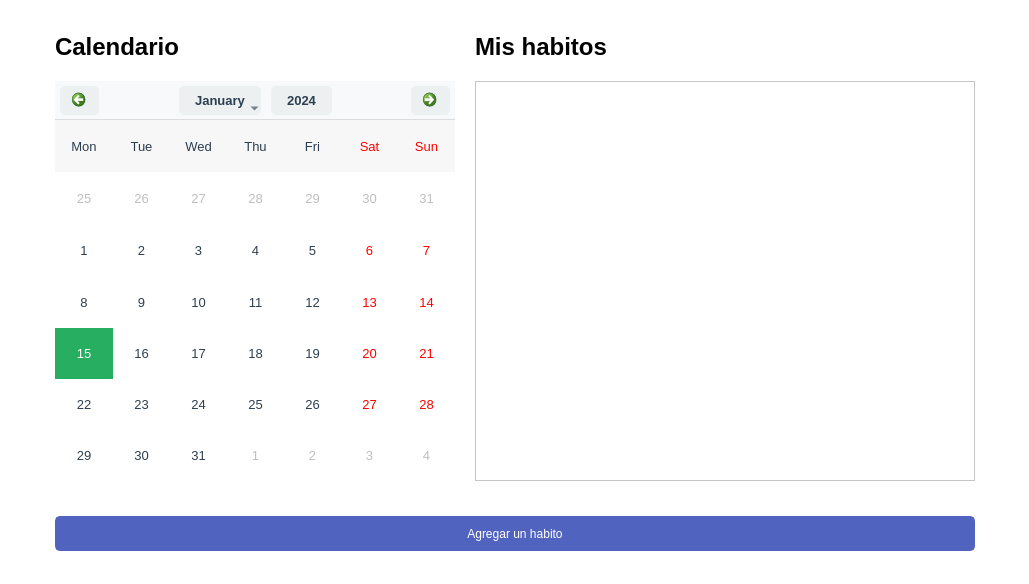
<?xml version="1.0" encoding="UTF-8"?>
<ui version="4.0">
 <class>ventanaHabitos</class>
 <widget class="QMainWindow" name="ventanaHabitos">
  <property name="geometry">
   <rect>
    <x>0</x>
    <y>0</y>
    <width>1029</width>
    <height>584</height>
   </rect>
  </property>
  <property name="windowTitle">
   <string>Habitos</string>
  </property>
  <property name="styleSheet">
   <string notr="true">QMainWindow{
	background-color: rgb(255, 255, 255);
}
QCalendarWidget {
    background-color: #ffffff;
    border: 1px solid #dcdcdc;
    border-radius: 10px;
    font-family: Arial;
    font-size: 10pt;
}

QCalendarWidget QToolButton {
    color: #2c3e50;
    background-color: #ecf0f1;
    font-weight: bold;
    border: none;
    margin: 5px;
    padding: 5px 10px;
    border-radius: 5px;
}

QCalendarWidget QToolButton:hover {
    background-color: #d0d3d4;
}

QCalendarWidget QMenu {
    background-color: #ffffff;
    border: 1px solid #dcdcdc;
}

QCalendarWidget QSpinBox {
    width: 70px;
    font-size: 10pt;
}

QCalendarWidget QWidget#qt_calendar_navigationbar {
    background-color: #f7f9fa;
    border-bottom: 1px solid #dcdcdc;
}

QCalendarWidget QAbstractItemView {
    selection-background-color: #27ae60;
    selection-color: white;
    background-color: #ffffff;
    gridline-color: #ecf0f1;
    outline: 0;
}

QCalendarWidget QAbstractItemView:enabled {
    font-size: 10pt;
    color: #2c3e50;
}

QCalendarWidget QAbstractItemView::item:hover {
    background-color: rgb(116, 162, 255);
    color: black;
}

QCalendarWidget QAbstractItemView::item:selected {
    background-color: rgb(80, 127, 255);
    color: white;
}

QCalendarWidget QAbstractItemView::item:disabled {
    color: #bdc3c7;
}

QCalendarWidget QMenu {
    background-color: #ffffff;
    border: 1px solid #dcdcdc;
    color: #2c3e50;
}

QCalendarWidget QMenu::item {
    padding: 5px 15px;
    background-color: transparent;
    color: #2c3e50;
}

QCalendarWidget QMenu::item:selected {
    background-color: #d0d3d4;
    color: #2c3e50;
}

QPushButton#btnVolverIniciarSesion{
	border: none;
	background-color: transparent;
	color: black;
	text-align: center; 
	padding: 0px; 
}

QPushButton#btnVolverIniciarSesion:hover {
            text-decoration: underline; /* Optional: Add underline on hover */
}

QPushButton#btnVolverIniciarSesion:pressed {
            color: gray; /* Optional: Change color on click */
}

QCheckBox {
	color:gray;
}
#btnAgregarUnHabito{
	background-color: rgb(80, 99, 191);
	color: rgb(255, 255, 255);
	border: 2px solid rgb(80, 99, 191);
	border-radius: 5px;
	padding: 6px;
}

QLineEdit{
	border: none;
	border-bottom: 2px solid rgb(60, 60, 60);
}

QLineEdit:focus{
	border-bottom: 2px solid rgb(103, 129, 255);
}

#btnAgregarUnHabito:hover,
#btnAgregarUnHabito:clicked{
	background-color: rgb(65, 84, 176);
	border: 2px solid rgb(65, 84, 176);
}

QListWidget{
	background-color: rgb(255, 255, 255);
}

</string>
  </property>
  <widget class="QWidget" name="centralwidget">
   <layout class="QGridLayout" name="gridLayout">
    <item row="0" column="2">
     <spacer name="verticalSpacer">
      <property name="orientation">
       <enum>Qt::Orientation::Vertical</enum>
      </property>
      <property name="sizeHint" stdset="0">
       <size>
        <width>20</width>
        <height>18</height>
       </size>
      </property>
     </spacer>
    </item>
    <item row="1" column="0">
     <spacer name="horizontalSpacer_2">
      <property name="orientation">
       <enum>Qt::Orientation::Horizontal</enum>
      </property>
      <property name="sizeHint" stdset="0">
       <size>
        <width>32</width>
        <height>20</height>
       </size>
      </property>
     </spacer>
    </item>
    <item row="1" column="1" colspan="2">
     <layout class="QVBoxLayout" name="verticalLayout_3">
      <property name="spacing">
       <number>35</number>
      </property>
      <item>
       <layout class="QHBoxLayout" name="horizontalLayout">
        <property name="spacing">
         <number>20</number>
        </property>
        <item>
         <layout class="QVBoxLayout" name="verticalLayout">
          <item>
           <widget class="QLabel" name="label_2">
            <property name="font">
             <font>
              <pointsize>18</pointsize>
              <bold>true</bold>
             </font>
            </property>
            <property name="text">
             <string>Calendario</string>
            </property>
            <property name="alignment">
             <set>Qt::AlignmentFlag::AlignLeading|Qt::AlignmentFlag::AlignLeft|Qt::AlignmentFlag::AlignTop</set>
            </property>
           </widget>
          </item>
          <item>
           <widget class="QCalendarWidget" name="calendarioHabitos">
            <property name="minimumSize">
             <size>
              <width>400</width>
              <height>400</height>
             </size>
            </property>
            <property name="maximumSize">
             <size>
              <width>400</width>
              <height>400</height>
             </size>
            </property>
            <property name="firstDayOfWeek">
             <enum>Qt::DayOfWeek::Monday</enum>
            </property>
            <property name="gridVisible">
             <bool>false</bool>
            </property>
            <property name="verticalHeaderFormat">
             <enum>QCalendarWidget::VerticalHeaderFormat::NoVerticalHeader</enum>
            </property>
           </widget>
          </item>
         </layout>
        </item>
        <item>
         <layout class="QVBoxLayout" name="verticalLayout_2">
          <item>
           <widget class="QLabel" name="label">
            <property name="font">
             <font>
              <pointsize>18</pointsize>
              <bold>true</bold>
             </font>
            </property>
            <property name="text">
             <string>Mis habitos</string>
            </property>
            <property name="alignment">
             <set>Qt::AlignmentFlag::AlignLeading|Qt::AlignmentFlag::AlignLeft|Qt::AlignmentFlag::AlignTop</set>
            </property>
           </widget>
          </item>
          <item>
           <widget class="QListWidget" name="listHabitos">
            <property name="minimumSize">
             <size>
              <width>500</width>
              <height>0</height>
             </size>
            </property>
            <property name="font">
             <font>
              <pointsize>12</pointsize>
             </font>
            </property>
           </widget>
          </item>
         </layout>
        </item>
       </layout>
      </item>
      <item>
       <widget class="QPushButton" name="btnAgregarUnHabito">
        <property name="minimumSize">
         <size>
          <width>0</width>
          <height>35</height>
         </size>
        </property>
        <property name="text">
         <string>Agregar un habito</string>
        </property>
       </widget>
      </item>
     </layout>
    </item>
    <item row="1" column="3">
     <spacer name="horizontalSpacer">
      <property name="orientation">
       <enum>Qt::Orientation::Horizontal</enum>
      </property>
      <property name="sizeHint" stdset="0">
       <size>
        <width>33</width>
        <height>20</height>
       </size>
      </property>
     </spacer>
    </item>
    <item row="2" column="1">
     <spacer name="verticalSpacer_2">
      <property name="orientation">
       <enum>Qt::Orientation::Vertical</enum>
      </property>
      <property name="sizeHint" stdset="0">
       <size>
        <width>20</width>
        <height>18</height>
       </size>
      </property>
     </spacer>
    </item>
   </layout>
  </widget>
 </widget>
 <resources/>
 <connections/>
</ui>
